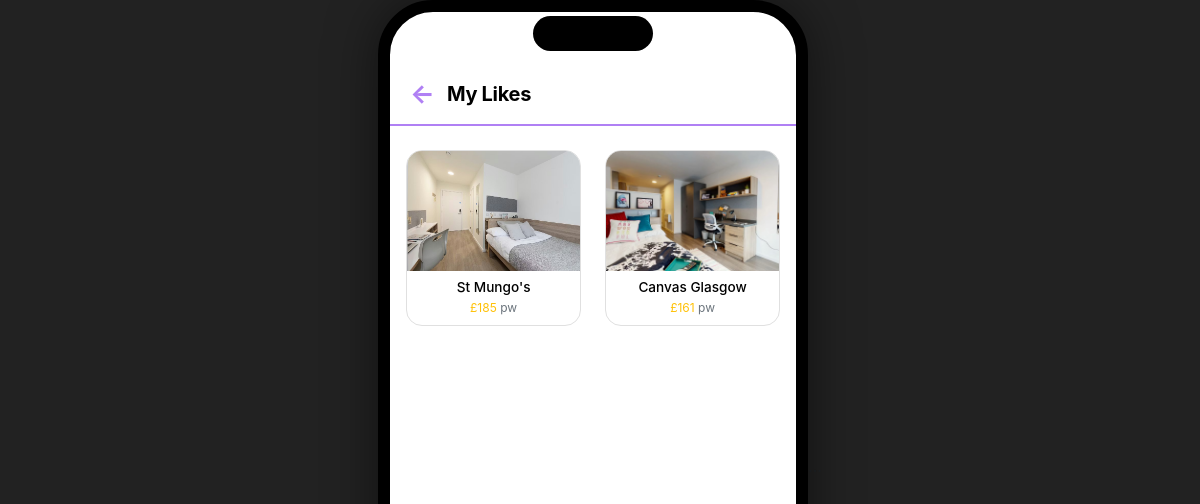
The app's page /my-likes/ (signed in) with its own data.
### properties/models.py (models this page shows, shortened)
class Property(models.Model):
    title = models.CharField(max_length=200)
    description = models.TextField()
    price = models.IntegerField(verbose_name="Price (£/week)")
    zip_code = models.CharField(max_length=10)
    image = models.ImageField(upload_to="images/", blank=True, null=True)
    user = models.ForeignKey(User, on_delete=models.CASCADE)
    created_at = models.DateTimeField(auto_now_add=True)
    address = models.CharField(max_length=300, blank=True, verbose_name="Full Address")
    area = models.CharField(max_length=100, blank=True, null=True)
    latitude = models.DecimalField(max_digits=9, decimal_places=7, null=True, blank=True, verbose_name="Latitude")
    longitude = models.DecimalField(max_digits=10, decimal_places=7, null=True, blank=True, verbose_name="Longitude")
    distance_from_campus = models.CharField(max_length=50, blank=True, verbose_name="Distance from Campus")

### properties/views.py (the view)
# urls.py: path('my-likes/', views.my_likes, name='my_likes'),
@login_required
def my_likes(request):
    liked_properties = Property.objects.filter(
        likes__user=request.user
    ).order_by("-created_at")
    return render(request, "collections/my_likes.html", {"properties": liked_properties})

### properties/templates/collections/my_likes.html (shortened to what this page needs)
{% extends 'base/base.html' %}
{% block content %}
<div class="header-nav">
    {% if request.GET.from == 'dashboard' %}
        <a href="{% url 'user_dashboard' %}" class="back-btn">←</a>
    {% else %}
        <a href="{% url 'home' %}" class="back-btn">←</a>
    {% endif %}
    <div class="page-title">My Likes</div>
</div>
<div class="container mt-4 mb-5 px-3">
    <div class="row">
        {% for p in properties %}
        <div class="col-6 mb-3">
            <div class="card h-100">
                <a href="{% url 'property_detail' p.id %}">
                    {% if p.image %}
                    <img src="{{ p.image.url }}" class="card-img-top" style="height:120px; object-fit:cover;">
                    {% else %}
                    <div style="height:120px; background:#f5f5f7;" class="d-flex align-items-center justify-content-center small text-muted">No Image</div>
                    {% endif %}
                    <div class="card-body p-2 text-center">
                        <h6 style="font-size: 0.85rem; color:#000;" class="mb-1 text-truncate">{{ p.title }}</h6>
                        <div class="text-warning small" style="font-size: 0.75rem;">
                            £{{ p.price }} <span class="text-secondary">pw</span>
                        </div>
                    </div>
                </a>
            </div>
        </div>
        {% empty %}
        <div class="col-12 empty-state">
            <div class="empty-icon">❤️</div>
            <p style="color:#999; margin-top:20px;">You haven't liked any properties yet.</p>
            <a href="{% url 'home' %}" class="btn-explore">Go Explore</a>
        </div>
        {% endfor %}
    </div>
</div>
<div style="height: 60px;"></div>
{% endblock %}

### records on screen
Property: image (picture), title "St Mungo's", price "185"
Property: image (picture), title "Canvas Glasgow", price "161"
